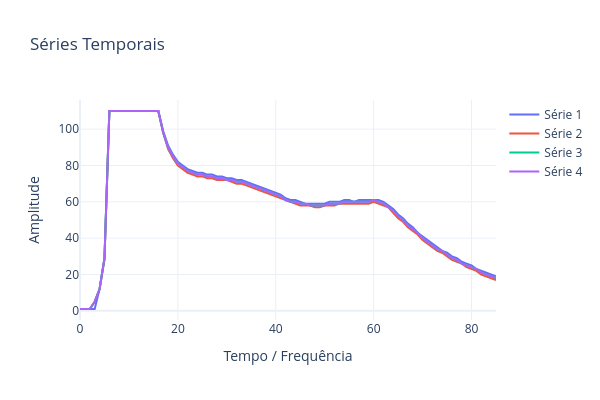

The cell this chart's notebook holds for it:
### Code cell
PlotSeriesPLY(ySeries=vec)
